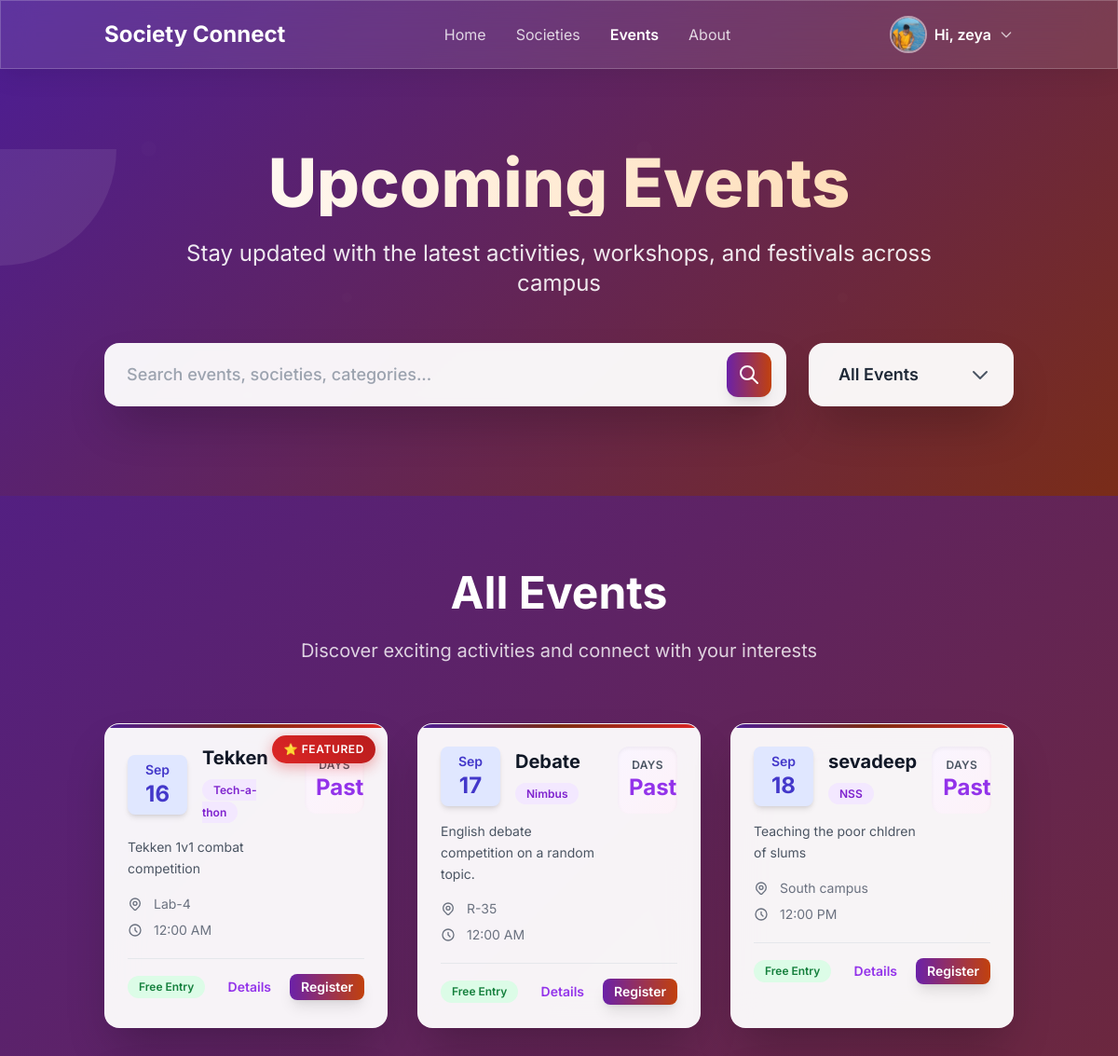
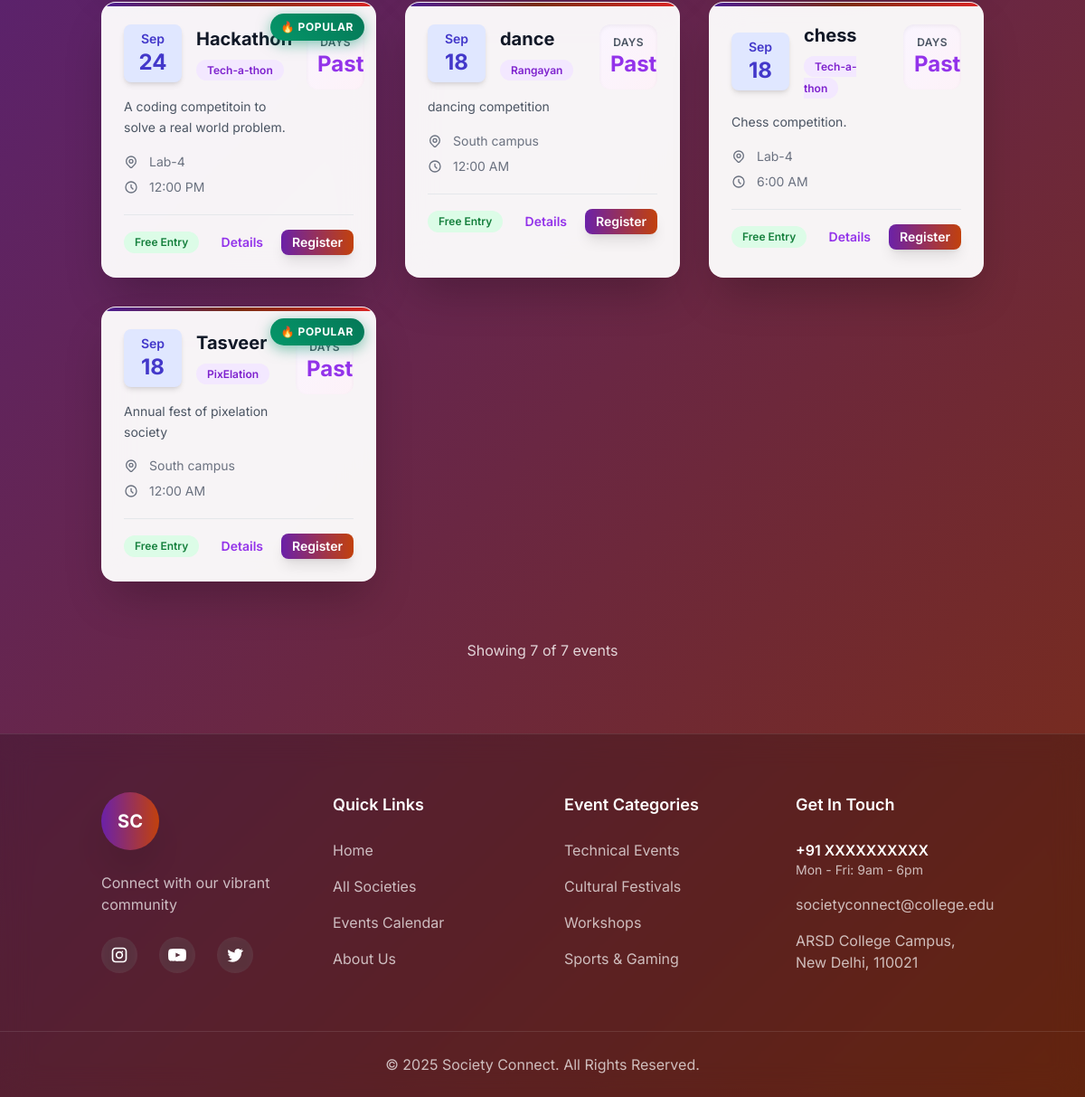
/events/ (signed in), run on the app's committed database (2 pictures, top to bottom).
### app1/models.py (models this page shows, shortened)
class Profile(models.Model):
    user = models.OneToOneField(User, on_delete=models.CASCADE, related_name="profile")
    photo = models.ImageField(upload_to="profiles/", blank=True, null=True)
    semester = models.CharField(max_length=20, blank=True, null=True)
    course = models.CharField(max_length=100, blank=True, null=True)
    updated_at = models.DateTimeField(default=timezone.now)

class Event(models.Model):
    title = models.CharField(max_length=200)
    description = models.TextField()
    date = models.DateField()
    time = models.TimeField(blank=True, null=True)
    location = models.CharField(max_length=200)
    society = models.ForeignKey(Society, on_delete=models.CASCADE, related_name="events", blank=True, null=True)
    poster = models.ImageField(upload_to='events/', blank=True, null=True)

class Society(models.Model):
    name = models.CharField(max_length=200)
    description = models.TextField()
    main_description= models.TextField(blank=True, null=True)
    logo = models.ImageField(upload_to="society_images/", blank=True, null=True)
    main_image=models.ImageField(upload_to="society_images", blank=True, null=True)
    slug = models.SlugField(unique=True, blank=True)

### app1/views.py (the view)
# urls.py: path("events/", views.events_list, name="events_list"),
def events_list(request):
    events=Event.objects.all()
    return render(request, "app1/events_list.html", {"events": events})

### app1/templates/app1/events_list.html (shortened to what this page needs)
<!DOCTYPE html>
{% load static %}
<html lang="en" class="scroll-smooth">
<head>
    <script src="https://cdn.tailwindcss.com"></script>
</head>
<body class="text-gray-800">
    <header class="bg-white/10 backdrop-blur-lg fixed top-0 left-0 right-0 z-50 border-b border-white/20">
        <div class="container mx-auto px-6 py-4">
            <div class="flex items-center justify-between">
                <a href="{% url 'home' %}" class="text-2xl font-bold text-white">Society Connect</a>
                <nav class="hidden md:flex items-center space-x-8">
                    <a href="{% url 'home' %}" class="text-white/80 hover:text-white transition">Home</a>
                    <a href="{% url 'society_list' %}" class="text-white/80 hover:text-white transition">Societies</a>
                    <a href="{% url 'events_list' %}" class="text-white font-semibold">Events</a>
                    <a href="{% url 'about' %}" class="text-white/80 hover:text-white transition">About</a>
                </nav>
                {% if user.is_authenticated %}
                <div class="relative hidden md:block">
                    <button id="profile-menu-button" class="flex items-center space-x-2 focus:outline-none">
                        {% if user.profile.photo %}
                            <img class="w-10 h-10 rounded-full object-cover border-2 border-white/50" src="{{ user.profile.photo.url }}" alt="Your Photo">
                        {% endif %}
                        <span class="font-semibold text-white">Hi, {{ user.username }}</span>
                        <svg class="w-4 h-4 text-white/70" fill="none" stroke="currentColor" viewBox="0 0 24 24"><path stroke-linecap="round" stroke-linejoin="round" stroke-width="2" d="M19 9l-7 7-7-7"></path></svg>
                    </button>
                </div>
                {% else %}
                <a href="{% url 'login' %}"
                    class="hidden md:inline-block bg-white text-purple-600 font-semibold px-6 py-2 rounded-full hover:bg-gray-100 transition shadow-lg">
                    Login / Register
                </a>
                {% endif %}
            </div>
        </div>
    </header>
    <main>
        <section class="hero-bg text-white pt-32 pb-20 md:pt-40 md:pb-24 relative overflow-hidden">
            <div class="floating-elements"></div>
            <div class="container mx-auto px-6 text-center relative z-10">
                <h1 class="text-5xl md:text-7xl font-extrabold leading-tight mb-6 bg-gradient-to-r from-white to-orange-200 bg-clip-text text-transparent">
                </h1>
                <p class="text-xl md:text-2xl text-white/90 mb-12 max-w-4xl mx-auto leading-relaxed">
                    Stay updated with the latest activities, workshops, and festivals across campus
                </p>
                <div class="max-w-5xl mx-auto">
                    <div class="flex flex-col sm:flex-row gap-6">
                        <div class="relative flex-1">
                            <input type="search" id="searchInput"
                                placeholder="Search events, societies, categories..."
                                class="w-full p-5 pl-6 pr-14 text-gray-800 rounded-2xl shadow-2xl focus:outline-none search-glow bg-white/95 backdrop-blur-sm text-lg font-medium">
                            <button
                                class="absolute top-1/2 right-4 -translate-y-1/2 bg-gradient-to-r from-purple-800 to-orange-700 text-white p-3 rounded-xl hover:from-purple-900 hover:to-orange-800 transition-all duration-300 shadow-lg">
                                <svg class="w-6 h-6" fill="none" stroke="currentColor" viewBox="0 0 24 24">
                                    <path stroke-linecap="round" stroke-linejoin="round" stroke-width="2"
                                        d="M21 21l-6-6m2-5a7 7 0 11-14 0 7 7 0 0114 0z"></path>
                                </svg>
                            </button>
                        </div>
                        <div class="relative">
                            <select id="eventFilter"
                                class="appearance-none bg-white/95 backdrop-blur-sm text-gray-800 px-8 py-5 pr-12 rounded-2xl shadow-2xl focus:outline-none search-glow font-semibold min-w-[220px] text-lg">
                                <option value="all">All Events</option>
                            </select>
                            <div class="absolute inset-y-0 right-0 flex items-center pr-6 pointer-events-none">
                            </div>
                        </div>
                    </div>
                </div>
            </div>
        </section>
        <div class="py-20 relative">
            <div class="container mx-auto px-6">
                <div class="text-center mb-16">
                    <h2 class="text-4xl md:text-5xl font-bold mb-6 text-white">All Events</h2>
                    <p class="text-white/80 max-w-3xl mx-auto text-xl">Discover exciting activities and connect with your interests</p>
                </div>
                <div id="eventsContainer" class="grid grid-cols-1 md:grid-cols-2 lg:grid-cols-3 gap-8">
                    {% for event in events %}
                    <div data-event-date="{{ event.date|date:'Y-m-d' }}" data-society="{{ event.society.name|lower }}"
                        class="event-card rounded-2xl shadow-2xl card-hover border border-white/20">
                        {% if forloop.first %}
                        <div class="featured-badge">⭐ Featured</div>
                        {% elif forloop.counter0|divisibleby:3 %}
                        <div class="urgent-badge">🔥 Popular</div>
                        {% endif %}
                        <div class="p-6">
                            <div class="flex items-start justify-between mb-5">
                                <div class="flex-1 pr-4">
                                    <div class="flex items-center gap-4 mb-4">
                                        <div class="w-16 h-16 flex flex-col justify-center items-center rounded-lg shadow-md
                                                    {% if event.date.month == 9 %} bg-indigo-100 text-indigo-700
                                                    {% elif event.date.month == 10 %} bg-pink-100 text-pink-700
                                                    {% elif event.date.month == 11 %} bg-orange-100 text-orange-700
                                                    {% elif event.date.month == 12 %} bg-red-100 text-red-700
                                                    {% else %} bg-green-100 text-green-700 {% endif %}">
                                            <p class="text-sm font-semibold">{{ event.date|date:"M" }}</p>
                                            <p class="text-2xl font-bold">{{ event.date|date:"d" }}</p>
                                        </div>
                                        <div class="flex-1">
                                            <h3 class="text-xl font-bold text-gray-900 leading-tight mb-2">{{ event.title }}</h3>
                                            <span class="text-xs px-3 py-1 bg-purple-100 text-purple-700 rounded-full font-semibold">
                                                {{ event.society.name }}
                                            </span>
                                        </div>
                                    </div>
                                    <p class="text-gray-600 text-sm mb-4 leading-relaxed">{{ event.description }}</p>
                                    <div class="space-y-2 text-sm text-gray-500">
                                        <div class="flex items-center gap-3">
                                            <span>{{ event.location }}</span>
                                        </div>
                                        {% if event.time %}
                                        <div class="flex items-center gap-3">
                                            <svg class="w-4 h-4 flex-shrink-0" fill="none" stroke="currentColor"
                                                viewBox="0 0 24 24">
                                                <path stroke-linecap="round" stroke-linejoin="round" stroke-width="2"
                                                    d="M12 8v4l3 3m6-3a9 9 0 11-18 0 9 9 0 0118 0z"></path>
                                            </svg>
                                            <span>{{ event.time|time:"g:i A" }}</span>
                                        </div>
                                        {% endif %}
                                    </div>
                                </div>
                                <div class="flex-shrink-0">
                                    <div class="bg-gradient-to-br from-purple-50 to-pink-50 rounded-xl p-3 w-16 text-center shadow-inner">
                                        <p class="text-xs font-semibold text-gray-600 uppercase tracking-wide">Days</p>
                                        <p class="text-2xl font-bold text-purple-600" id="countdown-{{ forloop.counter0 }}">--</p>
                                    </div>
                                </div>
                            </div>
                            <div class="flex items-center justify-between pt-4 border-t border-gray-200">
                                <div class="flex items-center gap-2 flex-wrap">
                                    <span class="bg-green-100 text-green-700 text-xs px-3 py-1 rounded-full font-semibold">Free Entry</span>
                                </div>
                                <div class="flex gap-2">
                                    <button class="px-3 py-1 text-sm text-purple-600 hover:bg-purple-50 rounded-lg transition duration-300 font-semibold">
                                        Details
                                    </button>
                                    <button class="px-3 py-1 text-sm bg-gradient-to-r from-purple-800 to-orange-700 text-white rounded-lg hover:from-purple-900 hover:to-orange-800 transition duration-300 font-semibold shadow-lg">
                                        Register
                                    </button>
                                </div>
                            </div>
                        </div>
                    </div>
                    {% endfor %}
                </div>
                {% if events %}
                <div class="text-center mt-16">
                    <div class="text-center text-white/80">
                        <p>Showing <span id="resultsCount">{{ events|length }}</span> of {{ events|length }} events</p>
                    </div>
                </div>
                {% endif %}
            </div>
        </div>
    </main>
    <footer class="bg-black/20 backdrop-blur-lg text-white border-t border-white/10">
        <div class="container mx-auto px-6 py-16">
            <div class="grid grid-cols-1 md:grid-cols-4 gap-12">
                <div>
                    <div class="mb-6">
                        <div class="w-16 h-16 rounded-full bg-gradient-to-r from-purple-800 to-orange-700 flex items-center justify-center shadow-2xl">
                            <span class="text-white font-bold text-xl">SC</span>
                        </div>
                    </div>
                    <p class="text-white/70 mb-6">Connect with our vibrant community</p>
                    <div class="flex space-x-6">
                        <a href="#" class="hover:text-purple-300 w-10 h-10 flex items-center justify-center bg-white/10 rounded-full backdrop-blur-sm transition duration-300 hover:bg-white/20">
                        </a>
                        <a href="#" class="hover:text-purple-300 w-10 h-10 flex items-center justify-center bg-white/10 rounded-full backdrop-blur-sm transition duration-300 hover:bg-white/20">
                        </a>
                        <a href="#" class="hover:text-purple-300 w-10 h-10 flex items-center justify-center bg-white/10 rounded-full backdrop-blur-sm transition duration-300 hover:bg-white/20">
                        </a>
                    </div>
                </div>
                <div>
                    <h3 class="text-lg font-semibold mb-6 text-white">Quick Links</h3>
                    <ul class="space-y-4">
                        <li><a href="{% url 'home' %}" class="text-white/70 hover:text-white transition duration-300">Home</a></li>
                        <li><a href="{% url 'society_list' %}" class="text-white/70 hover:text-white transition duration-300">All Societies</a></li>
                        <li><a href="{% url 'events_list' %}" class="text-white/70 hover:text-white transition duration-300">Events Calendar</a></li>
                        <li><a href="{% url 'about' %}" class="text-white/70 hover:text-white transition duration-300">About Us</a></li>
                    </ul>
                </div>
                <div>
                    <h3 class="text-lg font-semibold mb-6 text-white">Event Categories</h3>
                    <ul class="space-y-4">
                        <li><a href="#" class="text-white/70 hover:text-white transition duration-300">Technical Events</a></li>
                        <li><a href="#" class="text-white/70 hover:text-white transition duration-300">Cultural Festivals</a></li>
                        <li><a href="#" class="text-white/70 hover:text-white transition duration-300">Workshops</a></li>
                        <li><a href="#" class="text-white/70 hover:text-white transition duration-300">Sports & Gaming</a></li>
                    </ul>
                </div>
                <div>
                    <h3 class="text-lg font-semibold mb-6 text-white">Get In Touch</h3>
                    <div class="space-y-4 text-white/70">
                        <div>
                            <p class="font-semibold text-white">+91 XXXXXXXXXX
                                <p class="text-sm">Mon - Fri: 9am - 6pm</p>
                        </div>
                        <p>societyconnect@college.edu</p>
                        <p>ARSD College Campus,<br>New Delhi, 110021</p>
                    </div>
                </div>
            </div>
        </div>
        <div class="border-t border-white/10">
            <div class="container mx-auto px-6 py-6 text-center">
                <p class="text-white/70">
                    &copy; 2025 Society Connect. All Rights Reserved.
                </p>
            </div>
        </div>
    </footer>
</body>
</html>

### data on the page
Event: shows "⭐ FEATURED", date "Sep", date "16", title "Tekken", society.name "Tech-a-thon", description "Tekken 1v1 combat competition", location "Lab-4", time "12:00 AM"
Event: date "Sep", date "17", title "Debate", society.name "Nimbus", description "English debate competition on a random topic.", location "R-35", time "12:00 AM"
Event: date "Sep", date "18", title "sevadeep", society.name "NSS", description "Teaching the poor chldren of slums", location "South campus", time "12:00 PM"
Event: shows "🔥 POPULAR", date "Sep", date "24", title "Hackathon", society.name "Tech-a-thon", description "A coding competitoin to solve a real world problem.", location "Lab-4", time "12:00 PM"
Event: date "Sep", date "18", title "dance", society.name "Rangayan", description "dancing competition", location "South campus", time "12:00 AM"
Event: date "Sep", date "18", title "chess", society.name "Tech-a-thon", description "Chess competition.", location "Lab-4", time "6:00 AM"
Event: shows "🔥 POPULAR", date "Sep", date "18", title "Tasveer", society.name "PixElation", description "Annual fest of pixelation society", location "South campus", time "12:00 AM"

### other printed values
{{ user.username }} "zeya"
{{ events|length }} "7"
